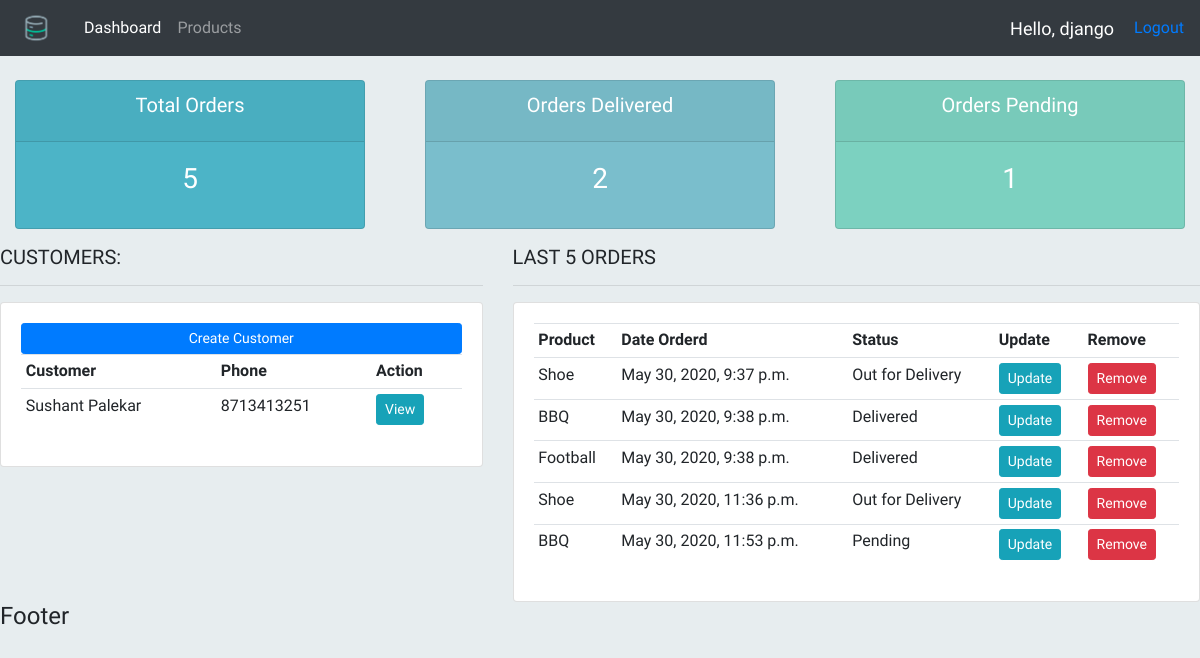
The app's page / (signed in) with its own data.
### accounts/models.py (models this page shows, shortened)
class Customer(models.Model):
    name = models.CharField(max_length=200, null=True)
    phone = models.CharField(max_length=10, null=True)
    email = models.EmailField(max_length=254, null=True)
    date_created = models.DateTimeField(auto_now_add=True)

class Order(models.Model):
    STATUS = (
        ('Pending', 'Pending'),
        ('Out for Delivery', 'Out for Delivery'),
        ('Delivered', 'Delivered')
    )
    customer = models.ForeignKey(Customer, on_delete = models.SET_NULL, null=True)
    product = models.ForeignKey(Product, on_delete= models.SET_NULL, null= True)
    date_created = models.DateTimeField(auto_now_add=True)
    status = models.CharField(max_length=200, null=True, choices=STATUS)

class Product(models.Model):
    CATEGORY = (
        ("Indoor", "Indoor"),
        ("Outdoor", "Outdoor")
    )
    name = models.CharField(max_length=200, null=True)
    category = models.CharField(max_length=200, null=True, choices=CATEGORY)
    price = models.FloatField(null=True)
    description = models.CharField(max_length=200, null=True)
    date_created = models.DateTimeField(auto_now_add=True)
    tag = models.ManyToManyField(Tag)
    def __str__(self):
        return self.name

### accounts/decorators.py (the view)
    def wrapper_func(request, *args, **kwargs):
        if request.user.groups.all()[0].name == 'admin':
            return view_func(request, *args, **kwargs)
        else:
            return redirect('user_page')

### accounts/views.py (called while the page is built)
@login_required(login_url='login')
@admin_only
def home(request):
    orders = Order.objects.all()
    customers = Customer.objects.all()
    context = {
            'orders': orders,
            'customers': customers,
            'total_orders': orders.count(),
            'delivered': orders.filter(status='Delivered').count(),
            'pending':orders.filter(status='Pending').count()
        }
    return render(request, 'accounts/dashboard.html', context)

### accounts/templates/accounts/dashboard.html
{% extends 'accounts/main.html' %}
{% block content %}
    {% include 'accounts/stats.html' %}
    <div class="row">
        <div class="col-md-5">
            <h5>CUSTOMERS:</h5>
            <hr>
            <div class="card card-body">
                <a class="btn btn-primary  btn-sm btn-block" href="">Create Customer</a>
                <table class="table table-sm">
                    <tr>
                        <th>Customer</th>
                        <th>Phone</th>
                        <th>Action</th>
                    </tr>
                    {% for customer in customers  %}
                        <tr>
                            <td>{{ customer.name }}</td>
                            <td>{{ customer.phone }}</td>
                            <td><a href="{% url 'customer' customer.id %}" class="btn btn-sm btn-info">View</a></td>
                        </tr>
                    {% endfor %}
                </table>
            </div>
        </div>
        <div class="col-md-7">
            <h5>LAST 5 ORDERS</h5>
            <hr>
            <div class="card card-body">
                <table class="table table-sm">
                    <tr>
                        <th>Product</th>
                        <th>Date Orderd</th>
                        <th>Status</th>
                        <th>Update</th>
                        <th>Remove</th>
                    </tr>
                    {% for order in orders  %}
                        <tr>
                            <td>{{ order.product }}</td>
                            <td>{{ order.date_created }}</td>
                            <td>{{ order.status }}</td>
                            <td><a href="{% url 'update_order' order.id %}" class="btn btn-sm btn-info">Update</a></td>
                            <td><a href="{% url 'remove_order' order.id %}" class="btn btn-sm btn-danger">Remove</a></td>
                        </tr>
                    {% endfor %}
                </table>
            </div>
        </div>
    </div>
{% endblock %}

### accounts/templates/accounts/main.html (shortened to what this page needs)
{% load static %}
<!DOCTYPE html>
<html lang="en">
<head>
  <link rel="stylesheet" href="https://maxcdn.bootstrapcdn.com/bootstrap/4.0.0/css/bootstrap.min.css">
	<link rel="stylesheet" href="https://use.fontawesome.com/releases/v5.6.1/css/all.css">
  <link rel="stylesheet" type="text/css" href="{% static '/css/main.css' %}" >
</head>
<body>
    {% include 'accounts/navbar.html' %}
    {% block content %}
    {% endblock %}
    <h4>Footer</h4>
</body>
</html>

### accounts/templates/accounts/navbar.html (shortened to what this page needs)
{% load static %}
 {% if request.user.is_authenticated %}
 <nav class="navbar navbar-expand-lg navbar-dark bg-dark">
    <img class="logo" src="{% static '/images/logo.png' %}" >
      <div class="collapse navbar-collapse" id="navbarNav">
        <ul class="navbar-nav">
          {% if request.user.is_staff %}
            <li class="nav-item active">
              <a class="nav-link" href="{% url 'home' %}">Dashboard <span class="sr-only">(current)</span></a>
            </li>
            <li class="nav-item">
              <a class="nav-link" href="{% url 'products' %}">Products</a>
            </li>
          {% endif %}
        </ul>
      </div>
    <span class="user-message">Hello, {{ request.user }} </span>
    <span><a href="{% url 'user_logout' %}">Logout</a></span>
  </nav>
  {% endif %}

### accounts/templates/accounts/stats.html
<br>
<div class="row">
	<div class="col">
		<div class="col-md">
			<div class="card text-center text-white  mb-3" id="total-orders">
			  	<div class="card-header">
			  		<h5 class="card-title">Total Orders</h5>
			  	</div>
			  	<div class="card-body">
			    	<h3 class="card-title">{{ total_orders }}</h3>
			  	</div>
			</div>
		</div>
	</div>
	<div class="col">
		<div class="col-md">
			<div class="card text-center text-white  mb-3" id="orders-delivered">
			  	<div class="card-header">
			  		<h5 class="card-title">Orders Delivered</h5>
			  	</div>
			  	<div class="card-body">
			    	<h3 class="card-title">{{ delivered }}</h3>
			  	</div>
			</div>
		</div>
	</div>
	<div class="col">
		<div class="col-md">
			<div class="card text-center text-white  mb-3" id="orders-pending">
			  	<div class="card-header">
			  		<h5 class="card-title">Orders Pending</h5>
			  	</div>
			  	<div class="card-body">
			    	<h3 class="card-title">{{ pending }}</h3>
			  	</div>
			</div>
		</div>
	</div>
</div>

### static/css/main.css (style rules this page uses)
body, html { margin: 0; padding: 0; height: 100%; background: #e7edef !important; font-family: 'Varela', sans-serif !important; }
.logo { height: 40px; margin-right: 20px; }
#total-orders { background-color: #4cb4c7; }
#orders-delivered { background-color: #7abecc; }
#orders-pending { background-color: #7CD1C0; }
.user-message { font-size: 18px; color: #fff; margin-right: 20px; }

### records on screen
Customer: name "Sushant Palekar", phone "8713413251"
Order: product "Shoe", date_created "May 30, 2020, 9:37 p.m.", status "Out for Delivery"
Order: product "BBQ", date_created "May 30, 2020, 9:38 p.m.", status "Delivered"
Order: product "Football", date_created "May 30, 2020, 9:38 p.m.", status "Delivered"
Order: product "Shoe", date_created "May 30, 2020, 11:36 p.m.", status "Out for Delivery"
Order: product "BBQ", date_created "May 30, 2020, 11:53 p.m.", status "Pending"

### other values on screen
{{ request.user }} "django"
{{ total_orders }} "5"
{{ delivered }} "2"
{{ pending }} "1"
